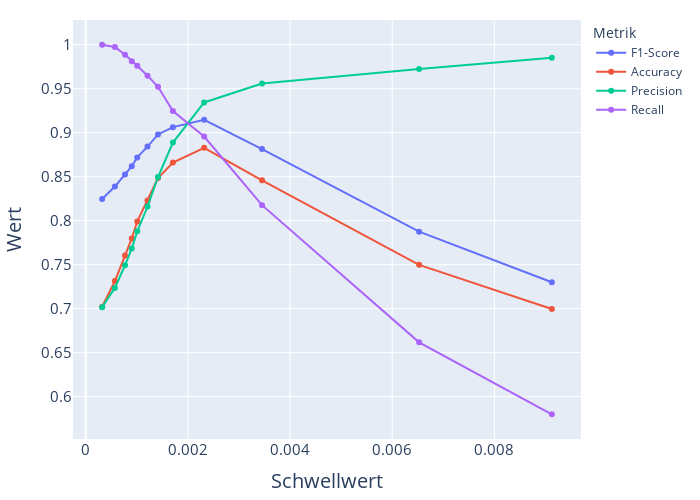

Notebook source saved alongside this figure:
### Code cell
fig = px.line(
    metric_results_df,
    x="Schwellwert",
    y="Wert",
    color="Metrik",
    markers="x",
    width=700,
    height=500,
    # title="Vergleich der Verschiedenen Metriken über die Schwellwerte",
)
fig.update_layout(
    margin=dict(l=20, t=20, r=20, b=20),
    title=dict(font=dict(size=20)),
    yaxis=dict(tickfont=dict(size=15), title_font=dict(size=20)),
    xaxis=dict(tickfont=dict(size=15), title_font=dict(size=20)),
)

fig.show()
fig.write_image("../images/metrics-threshs.pdf")
fig.write_image("../images/metrics-threshs.png")

### Figure 1 — Plotly figure (JSON) as saved in the notebook; plotly's stock layout.template omitted (floating-point values rounded to 4 significant figures)
{"data": [{"hovertemplate": "Metrik=F1-Score<br>Schwellwert=%{x}<br>Wert=%{y}<extra></extra>", "legendgroup": "F1-Score", "line": {"color": "#636efa", "dash": "solid"}, "marker": {"symbol": "circle"}, "mode": "lines+markers", "name": "F1-Score", "orientation": "v", "showlegend": true, "type": "scatter", "x": [0.0003227, 0.0005718, 0.0007705, 0.0009024, 0.00101, 0.001211, 0.001416, 0.001708, 0.002319, 0.003452, 0.006527, 0.009125], "xaxis": "x", "y": [0.8247, 0.8387, 0.8525, 0.8619, 0.8719, 0.8841, 0.898, 0.9063, 0.9146, 0.8814, 0.7874, 0.73], "yaxis": "y"}, {"hovertemplate": "Metrik=Accuracy<br>Schwellwert=%{x}<br>Wert=%{y}<extra></extra>", "legendgroup": "Accuracy", "line": {"color": "#EF553B", "dash": "solid"}, "marker": {"symbol": "circle"}, "mode": "lines+markers", "name": "Accuracy", "orientation": "v", "showlegend": true, "type": "scatter", "x": [0.0003227, 0.0005718, 0.0007705, 0.0009024, 0.00101, 0.001211, 0.001416, 0.001708, 0.002319, 0.003452, 0.006527, 0.009125], "xaxis": "x", "y": [0.7022, 0.7313, 0.7604, 0.7797, 0.7991, 0.8229, 0.8485, 0.8661, 0.8828, 0.8458, 0.7498, 0.6996], "yaxis": "y"}, {"hovertemplate": "Metrik=Precision<br>Schwellwert=%{x}<br>Wert=%{y}<extra></extra>", "legendgroup": "Precision", "line": {"color": "#00cc96", "dash": "solid"}, "marker": {"symbol": "circle"}, "mode": "lines+markers", "name": "Precision", "orientation": "v", "showlegend": true, "type": "scatter", "x": [0.0003227, 0.0005718, 0.0007705, 0.0009024, 0.00101, 0.001211, 0.001416, 0.001708, 0.002319, 0.003452, 0.006527, 0.009125], "xaxis": "x", "y": [0.7017, 0.7235, 0.7493, 0.7685, 0.7878, 0.816, 0.8496, 0.8888, 0.9344, 0.9559, 0.9723, 0.985], "yaxis": "y"}, {"hovertemplate": "Metrik=Recall<br>Schwellwert=%{x}<br>Wert=%{y}<extra></extra>", "legendgroup": "Recall", "line": {"color": "#ab63fa", "dash": "solid"}, "marker": {"symbol": "circle"}, "mode": "lines+markers", "name": "Recall", "orientation": "v", "showlegend": true, "type": "scatter", "x": [0.0003227, 0.0005718, 0.0007705, 0.0009024, 0.00101, 0.001211, 0.001416, 0.001708, 0.002319, 0.003452, 0.006527, 0.009125], "xaxis": "x", "y": [1.0, 0.9975, 0.9887, 0.9811, 0.9761, 0.9648, 0.9522, 0.9245, 0.8956, 0.8176, 0.6616, 0.5799], "yaxis": "y"}], "layout": {"height": 500, "legend": {"title": {"text": "Metrik"}, "tracegroupgap": 0}, "margin": {"b": 20, "l": 20, "r": 20, "t": 20}, "title": {"font": {"size": 20}}, "width": 700, "xaxis": {"anchor": "y", "domain": [0, 1], "tickfont": {"size": 15}, "title": {"font": {"size": 20}, "text": "Schwellwert"}}, "yaxis": {"anchor": "x", "domain": [0, 1], "tickfont": {"size": 15}, "title": {"font": {"size": 20}, "text": "Wert"}}}}
